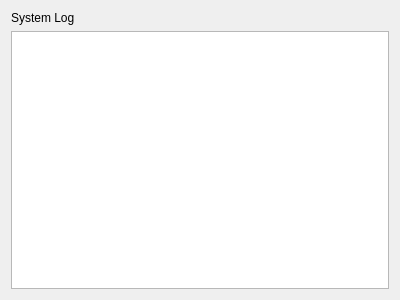
<?xml version="1.0" encoding="UTF-8"?>
<ui version="4.0">
 <class>LogPanel</class>
 <widget class="QWidget" name="LogPanel">
  <property name="geometry">
   <rect>
    <x>0</x>
    <y>0</y>
    <width>400</width>
    <height>300</height>
   </rect>
  </property>
  <property name="windowTitle">
   <string>Form</string>
  </property>
  <layout class="QVBoxLayout" name="verticalLayout">
   <item>
    <widget class="QLabel" name="log_header_label">
     <property name="text">
      <string>System Log</string>
     </property>
    </widget>
   </item>
   <item>
    <widget class="QTextEdit" name="log_text_edit">
     <property name="readOnly">
      <bool>true</bool>
     </property>
    </widget>
   </item>
  </layout>
 </widget>
 <resources/>
 <connections/>
</ui>
